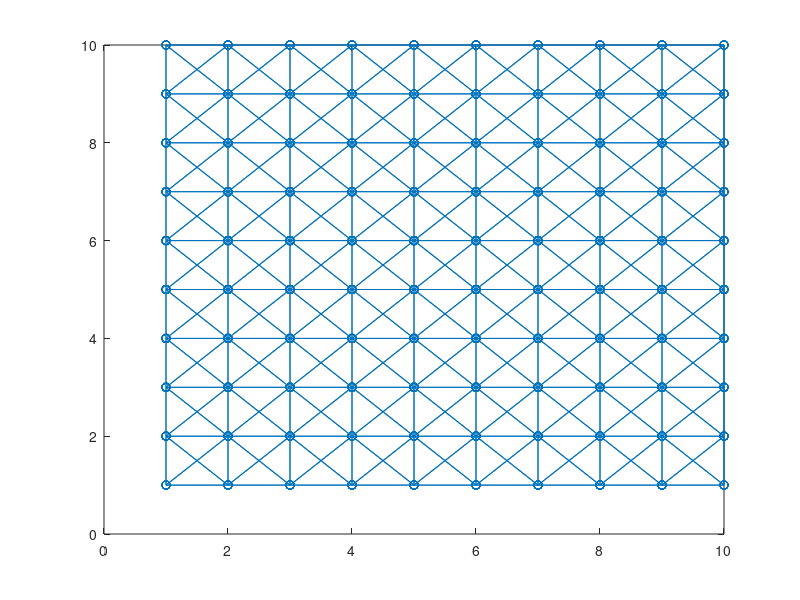

MATLAB code for this plot: (Note: this script raises an error after producing the figure.)
clear all
clc

%specify truss dimensions (square)
dim = 100;
sqrtdim = sqrt(dim);

%initialize positions and velocities at t = 0
r0 = zeros(dim,2);
v0 = zeros(dim,2);
% initialize empty connectivity matrix
C = zeros(dim, dim);

%give initial horizontal velocity to top row of particles
for i=sqrtdim:sqrtdim:dim
    v0(i,:) = [1 0];
end

%initial positions (i,j)
for i = 1:sqrtdim
    for j = 1:sqrtdim
        r0((i-1)*sqrtdim+j,:) = [i j];        
    end
end

%fill connectivity matrix
%horizontal neighbors
for i = 1:sqrtdim*sqrtdim
   if(mod(i,sqrtdim) ~= 0)
       C(i,i+1) = 1;
       C(i+1,i) = 1;
   end
end
%vertical neighbors
for i = 1:sqrtdim*sqrtdim-sqrtdim
   C(i,i+sqrtdim) = 1;
   C(i+sqrtdim,i) = 1;
end
% each point is connected to itself
for i = 1:sqrtdim*sqrtdim
   C(i,i) = 1; 
end
%diagonal spring connectivity
for i = 1:sqrtdim*sqrtdim-sqrtdim
    %leftmost
    if(mod(i,sqrtdim) == 1)
        C(i,i+sqrtdim+1) = 1;
        C(i+sqrtdim+1,i) = 1;
    elseif(mod(i,sqrtdim) == 0)
        C(i,i+sqrtdim-1) = 1;
        C(i+sqrtdim-1,i) = 1;
    else
        C(i,i+sqrtdim+1) = 1;
        C(i,i+sqrtdim-1) = 1;
        C(i+sqrtdim-1,i) = 1;
        C(i+sqrtdim+1,i) = 1;
    end
end

k = 3; %spring constant

m = 2; %mass

%Simulation parameters
tf = 100;
dt = .1;

nt = tf/dt; %number of time steps


% Preallocation of time, solution and velocity matrices
t = zeros(1,nt+1);
r = zeros(sqrtdim*sqrtdim,2);
v = zeros(sqrtdim*sqrtdim,2);

% Initialize loop variables
r = r0 - dt*v0;
rnext = r0;

% get plot coordinates for initial positions
[xd,yd] = gplot(C,r0);
% get plot handle
h = plot(xd,yd,'o-');

%specify data sources so that plot will update automatically
h.XDataSource = 'xd';
h.YDataSource = 'yd';
axis([0 12 0 12]);

time = 0;

%Start alg. 13 from reader
for n = 1:nt
   %update loop variables
   rprev = r;
   r = rnext;
   
   %compute forces (Algorithm 13)
   fn = alg14_forcecalculation(r,dim,C);
   
   gstruc = calc_shear_modulus(fn,dim,r,r0)
   
   %compute acceleration
   a = fn/m;

   %compute next position
   rnext = 2*r-rprev+(dt^2)*a;
   
   %compute current velocity
   v = (rnext-rprev)/(2*dt);
   
    rnext(1,:) = [1 1];
    for i = 2:sqrtdim
         rnext((i-1)*sqrtdim+1,:) = [rnext((i-1)*sqrtdim+1,1) 1]; 
    end
   
   %replot results
   [xd,yd] = gplot(C,r);
   refreshdata;
   drawnow update
   
   time = time + dt;
   set(gcf,'NumberTitle', 'off')
   set(gcf,'Name', sprintf('%f',time))
end